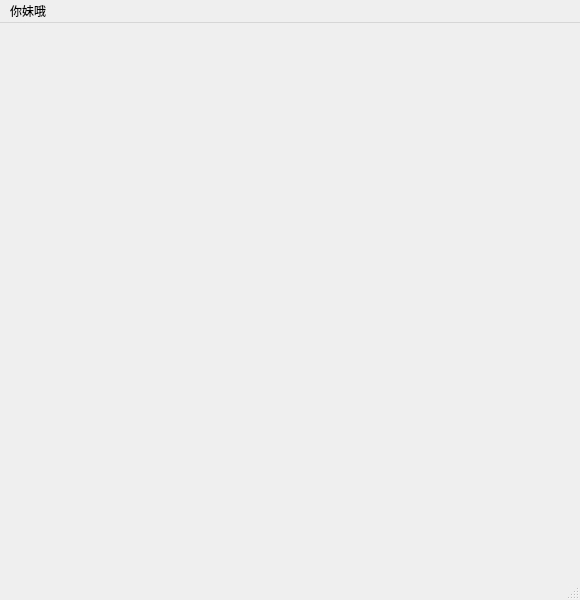
<?xml version="1.0" encoding="UTF-8"?>
<ui version="4.0">
    <class>MainWindow</class>
    <widget class="QMainWindow" name="MainWindow">
        <property name="geometry">
            <rect>
                <x>0</x>
                <y>0</y>
                <width>580</width>
                <height>600</height>
            </rect>
        </property>
        <property name="windowTitle">
            <string>MainWindow</string>
        </property>
        <widget class="QWidget" name="centralwidget"/>
        <widget class="QMenuBar" name="menubar">
            <property name="geometry">
                <rect>
                    <x>0</x>
                    <y>0</y>
                    <width>580</width>
                    <height>22</height>
                </rect>
            </property>
            <widget class="QMenu" name="menu">
                <property name="tearOffEnabled">
                    <bool>false</bool>
                </property>
                <property name="title">
                    <string>你妹哦</string>
                </property>
            </widget>
            <addaction name="menu"/>
        </widget>
        <widget class="QStatusBar" name="statusbar"/>
 </widget>
    <resources/>
    <connections/>
</ui>
